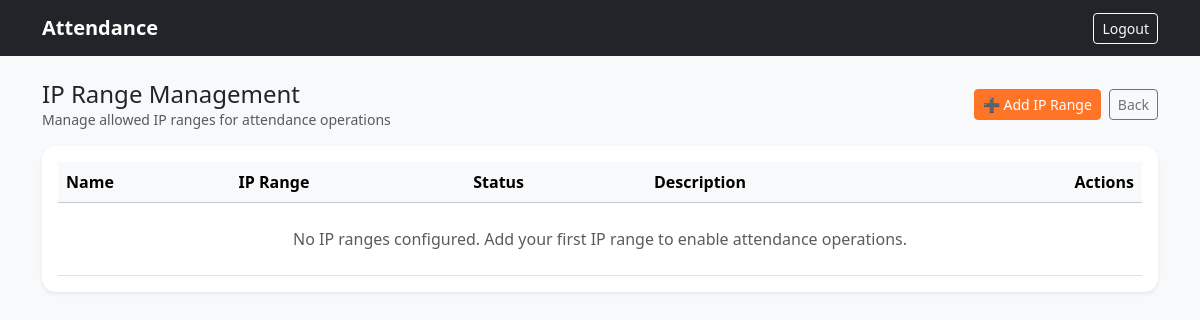
The app's page /admin-dashboard/ip-ranges/ (signed in), older data.
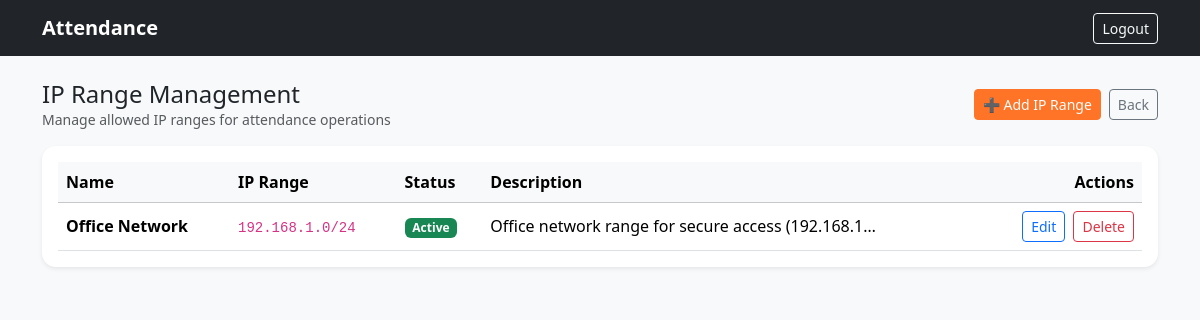
The same page, newer data.
### attendance/models.py (models this page shows, shortened)
class AllowedIPRange(models.Model):
    name = models.CharField(max_length=100, help_text="Descriptive name for this IP range (e.g., 'Office WiFi')")
    ip_range = models.CharField(max_length=50, help_text="IP range in CIDR notation (e.g., 192.168.1.0/24) or individual IP")
    is_active = models.BooleanField(default=True, help_text="Whether this IP range is currently active")
    description = models.TextField(blank=True, help_text="Optional description of where this IP range is used")
    created_at = models.DateTimeField(auto_now_add=True)
    updated_at = models.DateTimeField(auto_now=True)
    class Meta:
        verbose_name = "Allowed IP Range"
        verbose_name_plural = "Allowed IP Ranges"
        ordering = ["-created_at"]

### attendance/views.py (the view, shortened to what this page needs)
@login_required
@user_passes_test(is_admin)
def admin_ip_ranges(request):
    from .models import AllowedIPRange
    ip_ranges = AllowedIPRange.objects.all().order_by('-created_at')
    return render(request, "admin_panel/ip_ranges.html", {
        "ip_ranges": ip_ranges,
        "title": "IP Range Management"
    })

### attendance/views.py (called while the page is built)
def is_admin(user):
    return user.is_staff

### templates/admin_panel/ip_ranges.html (shortened to what this page needs)
{% extends "base.html" %}
{% block content %}
<div class="d-flex flex-wrap justify-content-between align-items-center gap-2 mb-3">
  <div>
    <h1 class="h4 mb-0">IP Range Management</h1>
    <div class="text-muted small">Manage allowed IP ranges for attendance operations</div>
  </div>
  <div class="d-flex gap-2">
    <button class="btn btn-brand btn-sm" data-bs-toggle="modal" data-bs-target="#addIPRangeModal">
      ➕ Add IP Range
    </button>
    <a href="{% url 'admin_dashboard' %}" class="btn btn-outline-secondary btn-sm">Back</a>
  </div>
</div>
<div class="card shadow-sm border-0">
  <div class="card-body">
    <div class="table-responsive">
      <table class="table table-hover align-middle mb-0">
        <thead class="table-light">
          <tr>
            <th>Name</th>
            <th>IP Range</th>
            <th>Status</th>
            <th>Description</th>
            <th class="text-end">Actions</th>
          </tr>
        </thead>
        <tbody>
          {% for ip_range in ip_ranges %}
            <tr>
              <td class="fw-semibold">{{ ip_range.name }}</td>
              <td>
                <code>{{ ip_range.ip_range }}</code>
              </td>
              <td>
                {% if ip_range.is_active %}
                  <span class="badge text-bg-success">Active</span>
                {% else %}
                  <span class="badge text-bg-secondary">Inactive</span>
                {% endif %}
              </td>
              <td>{{ ip_range.description|truncatechars:50|default:"-" }}</td>
              <td class="text-end">
                <button class="btn btn-outline-primary btn-sm me-1"
                        onclick="editIPRange({{ ip_range.id }}, '{{ ip_range.name }}', '{{ ip_range.ip_range }}', '{{ ip_range.description }}', {{ ip_range.is_active|lower }})">
                  Edit
                </button>
                <form method="post" class="d-inline" onsubmit="return confirm('Are you sure you want to delete the IP range \"{{ ip_range.name }}\"? This may affect attendance operations.')">
                  <button type="submit" class="btn btn-outline-danger btn-sm">
                    Delete
                  </button>
                </form>
              </td>
            </tr>
          {% empty %}
            <tr><td colspan="5" class="text-muted text-center py-4">
              No IP ranges configured. Add your first IP range to enable attendance operations.
            </td></tr>
          {% endfor %}
        </tbody>
      </table>
    </div>
  </div>
</div>
{% endblock %}

Row changes from the older to the newer data that the page shows:
added AllowedIPRange: name "Office Network", ip_range "192.168.1.0/24", is_active "Active", description "Office network range for secure access (192.168.1…"
Text that changed along with them:
text no longer shown: "No IP ranges configured. Add your first IP range to enable attendance operations."
